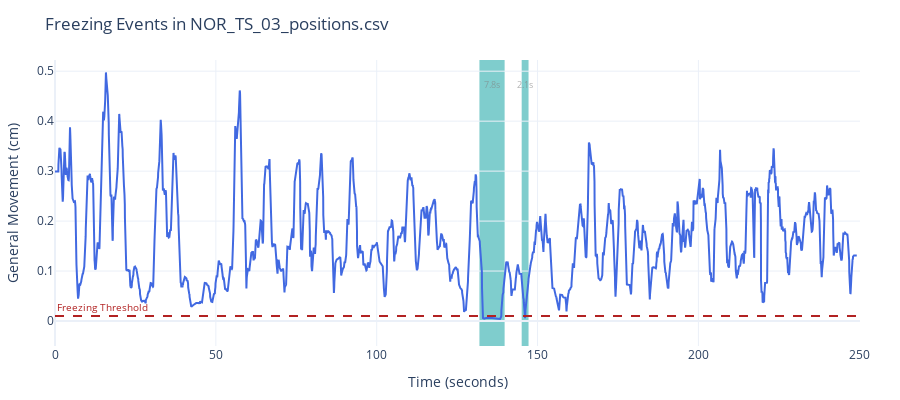

The notebook cell saved with this chart:
### Markdown cell above
---
#### 4.  We can also measure other behaviours, such as freezing

### Code cell
movement = rst.calculate_movement(params, example_path)
rst.plot_freezing_events(params, example_path, movement)

### Figure 1 — Plotly figure (JSON) as saved in the notebook; plotly's stock layout.template omitted (floating-point values rounded to 4 significant figures; data arrays with more than 128 entries replaced by an {"elided": "..."} marker saying what was removed)
{"data": [{"line": {"color": "royalblue"}, "mode": "lines", "name": "Movement", "type": "scatter", "x": {"elided": "7478 float values"}, "y": {"elided": "7478 float values"}}], "layout": {"annotations": [{"font": {"color": "gray", "size": 9}, "opacity": 0.6, "showarrow": false, "text": "7.8s", "x": 135.9, "y": 0.4727}, {"font": {"color": "gray", "size": 9}, "opacity": 0.6, "showarrow": false, "text": "2.1s", "x": 146.1, "y": 0.4727}, {"font": {"color": "firebrick", "size": 10}, "showarrow": false, "text": "Freezing Threshold", "x": 0, "xanchor": "left", "xref": "x domain", "y": 0.01, "yanchor": "bottom", "yref": "y"}], "height": 400, "legend": {"orientation": "h", "x": 0.5, "xanchor": "center", "y": 1, "yanchor": "bottom"}, "margin": {"b": 40, "l": 40, "r": 40, "t": 60}, "shapes": [{"fillcolor": "rgba(0, 155, 155, 0.5)", "layer": "below", "line": {"width": 0}, "type": "rect", "x0": 131.9, "x1": 139.8, "y0": -0.1, "y1": 0.5224}, {"fillcolor": "rgba(0, 155, 155, 0.5)", "layer": "below", "line": {"width": 0}, "type": "rect", "x0": 145.1, "x1": 147.2, "y0": -0.1, "y1": 0.5224}, {"line": {"color": "firebrick", "dash": "dash"}, "type": "line", "x0": 0, "x1": 1, "xref": "x domain", "y0": 0.01, "y1": 0.01, "yref": "y"}], "title": {"text": "Freezing Events in NOR_TS_03_positions.csv"}, "xaxis": {"range": [0, 250.2], "title": {"text": "Time (seconds)"}}, "yaxis": {"range": [-0.05, 0.5224], "title": {"text": "General Movement (cm)"}}}}
